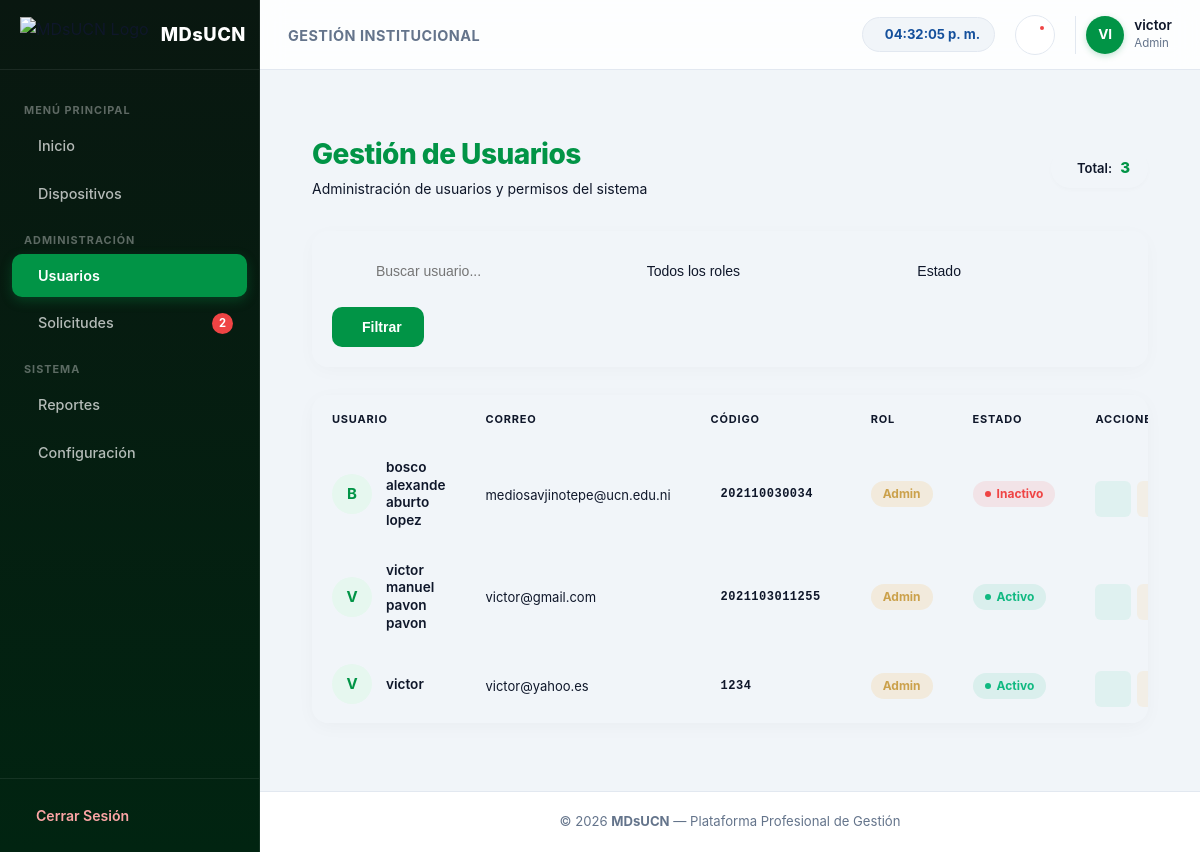
Before: /panel/usuarios/ (signed in) with the older database file.
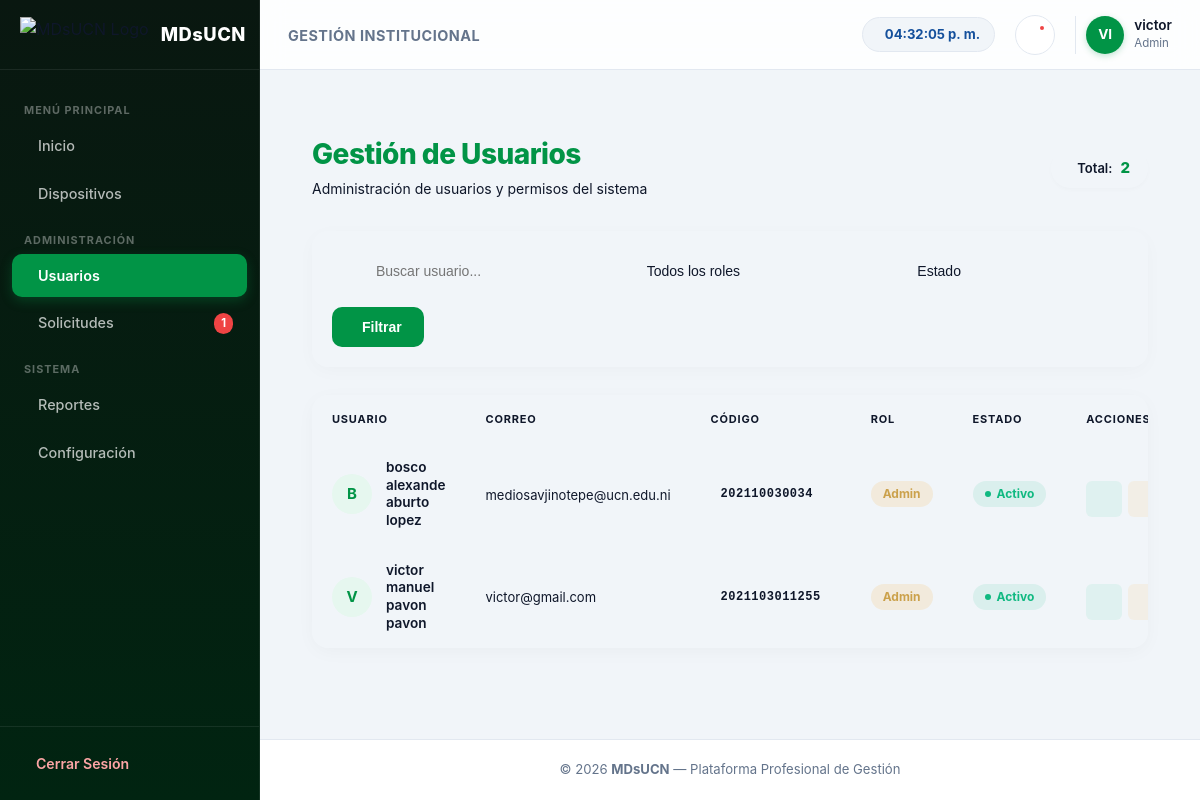
After: the same page with the newer database file.
### appOne/models.py (models this page shows, shortened)
class Usuario(AbstractUser):
    username = models.CharField(max_length=150, unique=True)
    nombre_completo = models.CharField(max_length=150)
    correo_institucional = models.EmailField(unique=True)
    codigo = models.CharField(max_length=20, unique=True)
    rol = models.CharField(max_length=20, choices=ROLES, default="Docente")
    USERNAME_FIELD = "correo_institucional"
    REQUIRED_FIELDS = ["username", "nombre_completo", "codigo"]
    objects = UsuarioManager()

### appOne/views.py (the view)
# urls.py: path('panel/usuarios/', views.panel_usuarios, name='panel_usuarios'),
@login_required
def panel_usuarios(request):
    if request.user.rol != "Admin" and not request.user.is_superuser:
        messages.error(request, "No tienes permisos para ver esta sección.")
        return redirect('dashboard')
    buscar = request.GET.get('buscar')
    rol = request.GET.get('rol')
    estado = request.GET.get('estado')
    usuarios = Usuario.objects.all()
    if buscar:
        usuarios = usuarios.filter(
            Q(nombre_completo__icontains=buscar) |
            Q(correo_institucional__icontains=buscar) |
            Q(codigo__icontains=buscar)
        ).distinct()
    if rol:
        usuarios = usuarios.filter(rol=rol)
    if estado == "activo":
        usuarios = usuarios.filter(is_active=True)
    elif estado == "inactivo":
        usuarios = usuarios.filter(is_active=False)
    return render(request, 'appOne/panel_usuarios.html', {'usuarios': usuarios})

### appOne/templates/appOne/panel_usuarios.html (shortened to what this page needs)
{% extends "appOne/dashboard.html" %}
{% load static %}
{% block extra_css %}
<link rel="stylesheet" href="{% static 'appOne/css/usuario.css' %}">
<link href="https://cdn.jsdelivr.net/npm/remixicon@3.5.0/fonts/remixicon.css" rel="stylesheet">
{% endblock %}
{% block contenido %}
<div class="usuarios-container">
    <header class="header-usuarios">
        <div class="header-title">
            <h2>Gestión de Usuarios</h2>
            <p class="subtitle">Administración de usuarios y permisos del sistema</p>
        </div>
        <div class="total-users">
             Total: <strong>{{ usuarios|length }}</strong>
        </div>
    </header>
    <section class="card-filters">
        <form method="GET" class="filtros-usuarios">
            <div class="input-group">
                <input type="text" name="buscar"
                       placeholder="Buscar usuario..."
                       value="{{ request.GET.buscar|default:'' }}"
                       autocomplete="off">
            </div>
            <div class="select-group">
                <select name="rol">
                    <option value="">Todos los roles</option>
                </select>
            </div>
            <div class="select-group">
                <select name="estado">
                    <option value="">Estado</option>
                </select>
            </div>
            <div class="filter-actions">
                <button type="submit" class="btn-filtrar">
                     Filtrar
                </button>
            </div>
        </form>
    </section>
    <main class="table-wrapper">
        <table class="table-dashboard">
            <thead>
                <tr>
                    <th>Usuario</th>
                    <th>Correo</th>
                    <th>Código</th>
                    <th>Rol</th>
                    <th>Estado</th>
                    <th class="text-right">Acciones</th>
                </tr>
            </thead>
            <tbody>
                {% for u in usuarios %}
                <tr>
                    <td class="user-cell" data-label="Usuario">
                        <div class="avatar">
                            {{ u.nombre_completo|slice:":1"|upper }}
                        </div>
                        <span class="user-name">{{ u.nombre_completo }}</span>
                    </td>
                    <td data-label="Correo">
                        <span class="text-email">{{ u.correo_institucional }}</span>
                    </td>
                    <td data-label="Código">
                        <span class="code-badge">{{ u.codigo }}</span>
                    </td>
                    <td data-label="Rol">
                        <span class="rol {{ u.rol|lower }}">
                            {{ u.rol }}
                        </span>
                    </td>
                    <td data-label="Estado">
                        {% if u.is_active %}
                            <span class="estado activo">Activo</span>
                        {% else %}
                            <span class="estado inactivo">Inactivo</span>
                        {% endif %}
                    </td>
                    <td data-label="Acciones" class="acciones text-right">
                        <a href="{% url 'aprobar_usuario' u.id %}" class="btn success" data-tooltip="Aprobar">
                        </a>
                        <a href="{% url 'rechazar_usuario' u.id %}" class="btn warning" data-tooltip="Rechazar">
                        </a>
                    </td>
                </tr>
                {% empty %}
                <tr>
                    <td colspan="6" class="no-data">
                        No hay usuarios registrados
                    </td>
                </tr>
                {% endfor %}
            </tbody>
        </table>
    </main>
</div>
{% endblock %}

### appOne/templates/appOne/dashboard.html (shortened to what this page needs)
{% load static %}
<!DOCTYPE html>
<html lang="es">
<head>
  <link href="https://cdn.jsdelivr.net/npm/remixicon@3.5.0/fonts/remixicon.css" rel="stylesheet">
  <link rel="stylesheet" href="{% static 'appOne/css/dashboard.css' %}">
  {% block extra_css %}{% endblock %}
</head>
<body>
  <div class="app-layout">
    <aside class="sidebar" id="sidebar">
      <div class="sidebar-header">
        <div class="brand">
          <img src="https://uploads.onecompiler.io/43nzu6ce2/43x2n985z/eslogan%20.png" alt="MDsUCN Logo" class="brand-logo">
          <span class="brand-name">MDsUCN</span>
        </div>
        <button class="toggle-sidebar-btn" id="toggleSidebar" aria-label="Toggle Sidebar">
        </button>
      </div>
      <nav class="sidebar-nav">
        <div class="nav-section-title">MENÚ PRINCIPAL</div>
        <a href="{% url 'dashboardinicio' %}"
          class="nav-item {% if request.resolver_match.url_name == 'dashboardinicio' %}active{% endif %}">
          <span>Inicio</span>
        </a>
        <a href="{% url 'listardispositivos' %}"
          class="nav-item {% if request.resolver_match.url_name == 'listardispositivos' %}active{% endif %}">
          <span>Dispositivos</span>
        </a>
        {% if request.user.rol == "Admin" %}
        <div class="nav-section-title">ADMINISTRACIÓN</div>
        <a href="{% url 'panel_usuarios' %}"
          class="nav-item {% if request.resolver_match.url_name == 'panel_usuarios' %}active{% endif %}">
          <span>Usuarios</span>
        </a>
        <a href="{% url 'solicitudes_prestamos' %}"
          class="nav-item {% if request.resolver_match.url_name == 'solicitudes_prestamos' %}active{% endif %}">
          <span>Solicitudes</span>
          {% if pendientes_count > 0 %}
          <span class="nav-badge">{{ pendientes_count }}</span>
          {% endif %}
        </a>
        {% endif %}
        <div class="nav-section-title">SISTEMA</div>
        <a href="{% url 'reportes' %}"
          class="nav-item {% if request.resolver_match.url_name == 'reportes' %}active{% endif %}">
          <span>Reportes</span>
        </a>
        <a href="{% url 'configuracion' %}"
          class="nav-item {% if request.resolver_match.url_name == 'configuracion' %}active{% endif %}">
          <span>Configuración</span>
        </a>
      </nav>
      <div class="sidebar-footer">
        <a href="{% url 'logout' %}" class="logout-btn">
          <span>Cerrar Sesión</span>
        </a>
      </div>
    </aside>
    <div class="main-wrapper">
      <header class="topbar">
        <div class="topbar-left">
          <div class="page-title">
            <span>Gestión Institucional</span>
          </div>
        </div>
        <div class="topbar-right">
          <div class="clock-badge">
            <span id="clock-nicaragua">00:00:00</span>
          </div>
          <div class="dropdown-wrapper">
            <button class="icon-btn" id="notifBtn" aria-label="Notificaciones">
              {% if pendientes_count > 0 %}
              <span class="badge-dot"></span>
              {% endif %}
            </button>
          </div>
          <div class="user-profile">
            <div class="user-avatar">
              {{ request.user.username|slice:":2"|upper }}
            </div>
            <div class="user-meta">
              <span class="user-name">{{ request.user.username }}</span>
              <span class="user-role">{{ request.user.rol|default:"Usuario" }}</span>
            </div>
          </div>
        </div>
      </header>
      <main class="content-body">
        {% block contenido %}{% endblock %}
      </main>
      <footer class="app-footer">
        <p>© 2026 <strong>MDsUCN</strong> — Plataforma Profesional de Gestión</p>
      </footer>
    </div>
  </div>
</body>
</html>

Changed rows visible on the page:
removed Usuario: nombre_completo "V", nombre_completo "victor", correo_institucional "victor@yahoo.es", codigo "1234", rol "Admin", is_active "Activo"
changed Usuario "bosco alexande aburto lopez": is_active "Inactivo" → "Activo"
Other visible differences:
{{ pendientes_count }}: "2" → "1"
{{ usuarios|length }}: "3" → "2"
